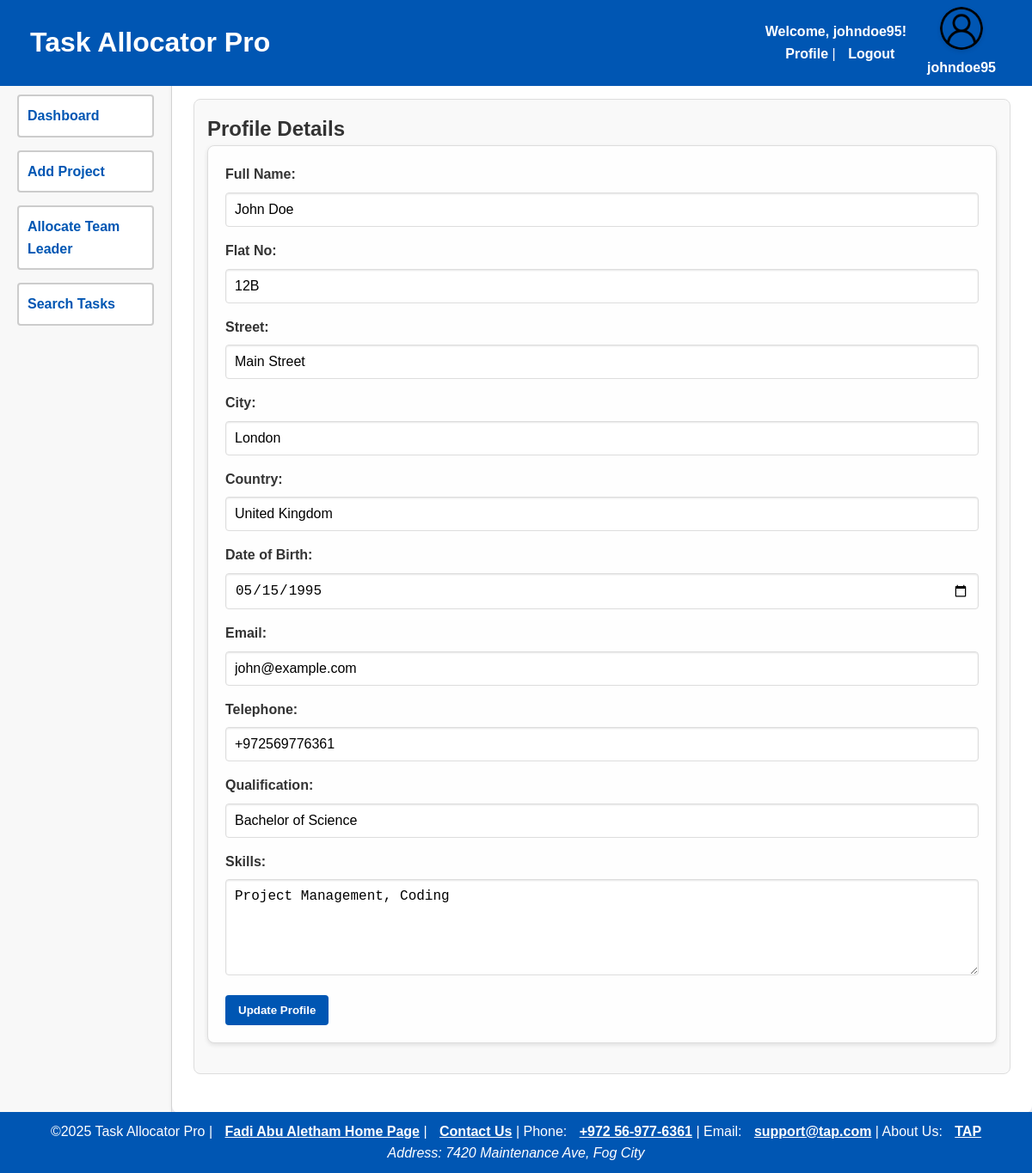
The app's page /profile.php (signed in) with its own data.
### tables this page shows
CREATE TABLE `users` (
  `id` int NOT NULL,
  `userId` varchar(10) NOT NULL,
  `fullName` varchar(255) NOT NULL,
  `flatNo` varchar(50) NOT NULL,
  `street` varchar(100) NOT NULL,
  `city` varchar(50) NOT NULL,
  `country` varchar(50) NOT NULL,
  `dob` date NOT NULL,
  `idNumber` varchar(20) NOT NULL,
  `email` varchar(100) NOT NULL,
  `telephone` varchar(15) NOT NULL,
  `role` varchar(50) NOT NULL,
  `qualification` varchar(100) NOT NULL,
  `skills` text NOT NULL,
  `username` varchar(13) NOT NULL,
  `password` varchar(255) NOT NULL,
  `registrationDate` timestamp NOT NULL DEFAULT CURRENT_TIMESTAMP
);

### profile.php (the view, shortened to what this page needs)
<?php
$pdo = getDatabaseConnection("root", "");
$userId = $_SESSION['userId'];
try {
    $stmt = $pdo->prepare("SELECT * FROM users WHERE userId = :id");
    $stmt->execute(['id' => $userId]);
    $user = $stmt->fetch();
} catch (PDOException $e) {
    die("Error fetching user profile: " . $e->getMessage());
}
?>
<!DOCTYPE html>
<html lang="en">
<head>
    <link rel="stylesheet" href="styles.css">
</head>
<body>
    <div class="container">
        <?php
            require "header.php";
            require "navigation.php";
        ?>
        <main>
            <div class="summary">
                <h2>Profile Details</h2>
                <form action="" method="POST">
                    <label for="fullName">Full Name:</label>
                    <input type="text" id="fullName" name="fullName" value="<?= ($user['fullName']) ?>" required>
                    <label for="flatNo">Flat No:</label>
                    <input type="text" id="flatNo" name="flatNo" value="<?= ($user['flatNo']) ?>" required>
                    <label for="street">Street:</label>
                    <input type="text" id="street" name="street" value="<?= ($user['street']) ?>" required>
                    <label for="city">City:</label>
                    <input type="text" id="city" name="city" value="<?= ($user['city']) ?>" required>
                    <label for="country">Country:</label>
                    <input type="text" id="country" name="country" value="<?= ($user['country']) ?>" required>
                    <label for="dob">Date of Birth:</label>
                    <input type="date" id="dob" name="dob" value="<?= ($user['dob']) ?>" required>
                    <label for="email">Email:</label>
                    <input type="email" id="email" name="email" value="<?= ($user['email']) ?>" required>
                    <label for="telephone">Telephone:</label>
                    <input type="text" id="telephone" name="telephone" value="<?= ($user['telephone']) ?>" required>
                    <label for="qualification">Qualification:</label>
                    <input type="text" id="qualification" name="qualification" value="<?= ($user['qualification']) ?>" required>
                    <label for="skills">Skills:</label>
                    <textarea id="skills" name="skills" rows="5" required><?= ($user['skills']) ?></textarea>
                    <button type="submit">Update Profile</button>
                </form>
            </div>
        </main>
        <?php require "footer.php" ?>
    </div>
</body>
</html>

### styles.css (style rules this page uses)
* { margin: 0; padding: 0; box-sizing: border-box; }
html, body { height: 100%; }
.container { display: grid; grid-template-columns: 200px 1fr 1fr; grid-template-rows: 70px 1fr 70px; grid-template-areas: "header header header" "nav main main" "footer footer footer"; min-height: 100vh; }
main { grid-area: main; background-color: #fff; border-radius: 8px; padding: 25px; box-shadow: 0 2px 5px rgba(0, 0, 0, 0.1); overflow-y: auto; margin-top: 20px; }
body { font-family: Arial, sans-serif; background-color: #f4f4f9; color: #333; line-height: 1.6; height: 100vh; display: grid; grid-template-rows: auto 1fr auto; }
.summary { background-color: #f9f9f9; border: 1px solid #ddd; border-radius: 8px; padding: 15px; margin-bottom: 20px; }
form { margin-bottom: 20px; background-color: #fefefe; padding: 20px; border-radius: 8px; box-shadow: 0 2px 5px rgba(0, 0, 0, 0.1); border: 1px solid #ddd; }
label { display: block; font-weight: bold; margin-bottom: 8px; color: #333; }
input, select, textarea { width: 100%; padding: 10px; margin-bottom: 15px; border: 1px solid #ddd; border-radius: 4px; font-size: 1rem; box-shadow: inset 0 1px 2px rgba(0, 0, 0, 0.1); transition: border-color 0.3s, box-shadow 0.3s; }
button { background-color: #0056b3; color: white; font-weight: bold; padding: 10px 15px; border: none; border-radius: 4px; cursor: pointer; transition: background-color 0.3s, transform 0.2s; }

### records on screen
users: fullName "John Doe", flatNo "12B", street "Main Street", city "London", country "United Kingdom", dob "05/15/1995", email "john@example.com", telephone "+972569776361", qualification "Bachelor of Science", skills "Project Management, Coding"

### other values on screen
$_SESSION["username"] "johndoe95"
